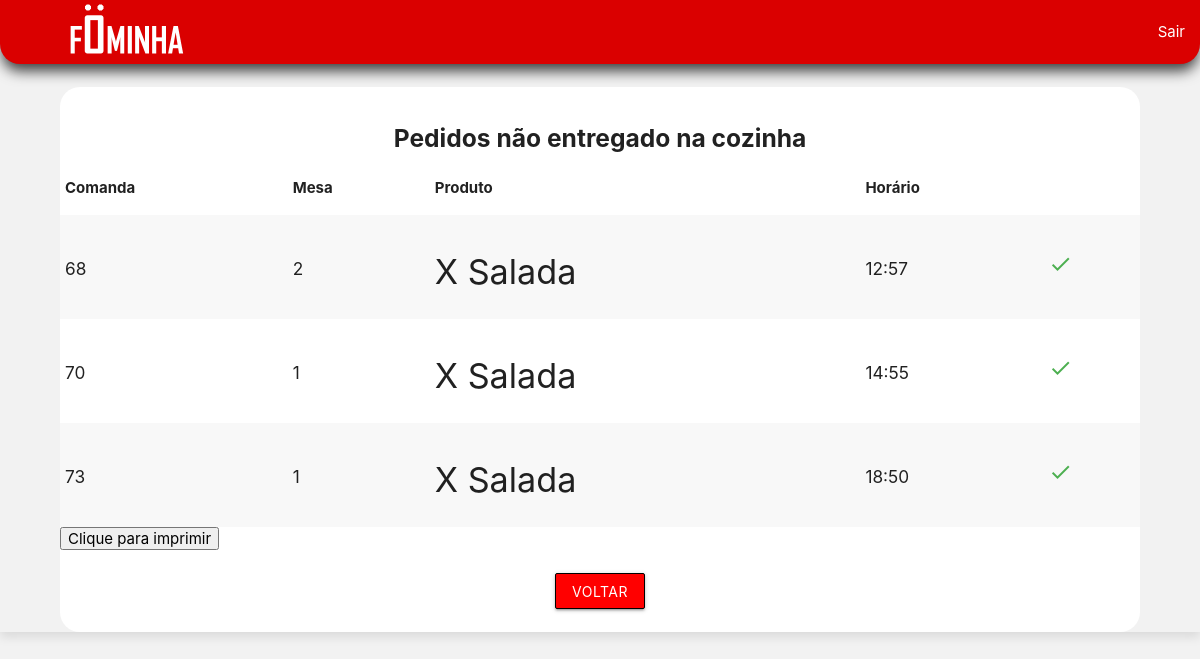
Page /pedidopendente/cozinha.php on the committed database.
### tables this page shows
CREATE TABLE `itenspedidos` (
  `id_pedido` int(11) NOT NULL,
  `mesa` int(11) NOT NULL,
  `comanda` int(11) NOT NULL,
  `id_produto` int(11) NOT NULL,
  `preco` varchar(11) NOT NULL,
  `data` varchar(20) NOT NULL,
  `hora` varchar(20) NOT NULL,
  `categoria` int(11) NOT NULL,
  `status` int(11) NOT NULL,
  `cozinha` int(11) NOT NULL
);

CREATE TABLE `produtos` (
  `id` int(11) NOT NULL,
  `pro_nome` varchar(255) NOT NULL,
  `pro_descricao` varchar(255) NOT NULL,
  `pro_preco` varchar(255) NOT NULL,
  `cat_id` int(11) NOT NULL
);

### pedidopendente/cozinha.php (the view, shortened to what this page needs)
<!DOCTYPE html>
<html lang="en">
<head>
    <link type="text/css" rel="stylesheet" href="../materialize/css/materialize.min.css" media="screen,projection" />
</head>
<body style="background-color:#f2f2f2;box-shadow: 0 5px 10px 0px rgba(0, 0, 0, 0.1);
  -moz-box-shadow: 0 5px 10px 0px rgba(0, 0, 0, 0.1);
  -webkit-box-shadow: 0 5px 10px 0px rgba(0, 0, 0, 0.1);
  -o-box-shadow: 0 5px 10px 0px rgba(0, 0, 0, 0.1);
  -ms-box-shadow: 0 5px 10px 0px rgba(0, 0, 0, 0.1);">
    <nav style="-webkit-box-shadow: 0px 9px 14px -2px rgba(0,0,0,0.75);-moz-box-shadow: 0px 9px 14px -2px rgba(0,0,0,0.75);box-shadow: 0px 9px 14px -2px rgba(0,0,0,0.75); border-radius: 0px 0px 20px 20px; background-color: #DA0000;">
        <a href="../home.php" class="brand-logo">
            <center><img src="../img/logoFominha.png" style="width: 50%;"></center>
        </a>
        <ul class="right hide-on-med-and-down">
            <li><a href="../sair.php">Sair</a></li>
        </ul>
    </nav>
    <br><div class="container" style="width:90%; background-color: white; border-radius: 20px;">
        <div class="row">
        <br><CENTER><h5><b>Pedidos não entregado na cozinha</b></h5></CENTER>
<?php
include '../conexao.php';
$sth = $pdo->prepare("SELECT * FROM itenspedidos i INNER JOIN produtos p on p.id = i.id_produto where (cozinha = 1 AND categoria = 1) ORDER BY comanda ASC ");
$sth->execute();
?>
<div id="sua_div">
<table id="minhaTabela" class="striped">
        <thead>
          <tr>
            <th>Comanda</th>
            <th>Mesa</th>
            <th>Produto</th>
            <th>Horário</th>
          </tr>
        </thead>
        <?php
    foreach ($sth as $res) {
        extract($res); ?>
        <tr>
            <td><H6><?= $comanda ?></H6></td>
            <td><H6><?= $mesa ?></H6></td>
            <td><H4><?= $pro_nome ?></H4></td>
            <td><H6><?= $hora ?></H6></td>
            <td>
            <a href="pronto.php?id=<?= $id_pedido ?>"><i class="material-icons green-text">check</i></a>
            </td>
        </tr>
    <?php
    }
    ?>
</table>
</div>
<button id="btn">Clique para imprimir</button>
<div class="col s12">
            </br><center><a style="border: 1px solid black;background-color: red;" href="../admin/home.php" class="waves-effect waves-light btn botaoVoltar">
            Voltar
                    </a></center></br>
        </div>
</div>
</div>
</html>

### rows in the picture
itenspedidos: comanda "68", mesa "2", id_produto.pro_nome "X Salada", hora "12:57"
itenspedidos: comanda "70", mesa "1", id_produto.pro_nome "X Salada", hora "14:55"
itenspedidos: comanda "73", mesa "1", id_produto.pro_nome "X Salada", hora "18:50"
